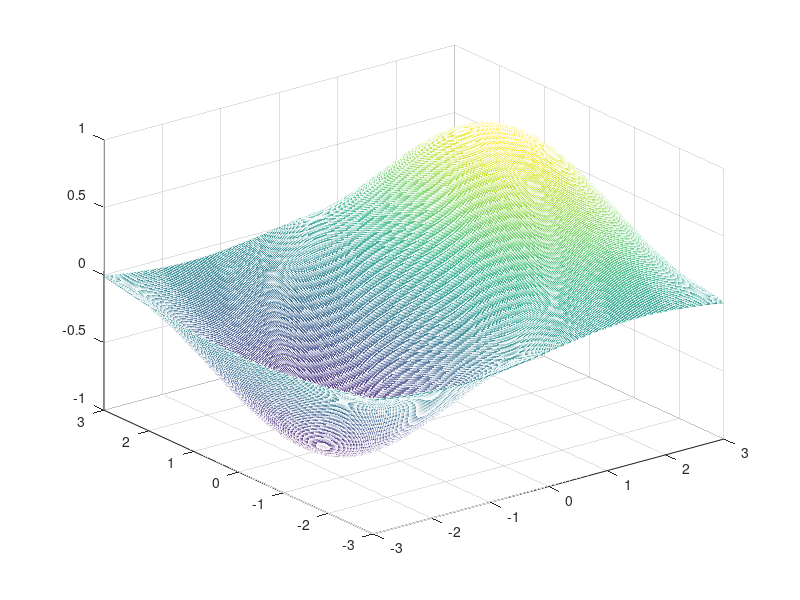

This chart was generated by the following MATLAB code:
close all
clear all
 
%Vectores del Dominio
x=[-3:0.02:3];
y=[-3:0.02:3];
 
%Convertir Vectores a Matrices
[X,Y]=meshgrid(x,y);
 
%Generar Matriz Z
Z=sin(X).*cos(0.5.*Y);
 
%Grafico en 3D
mesh(X,Y,Z)
